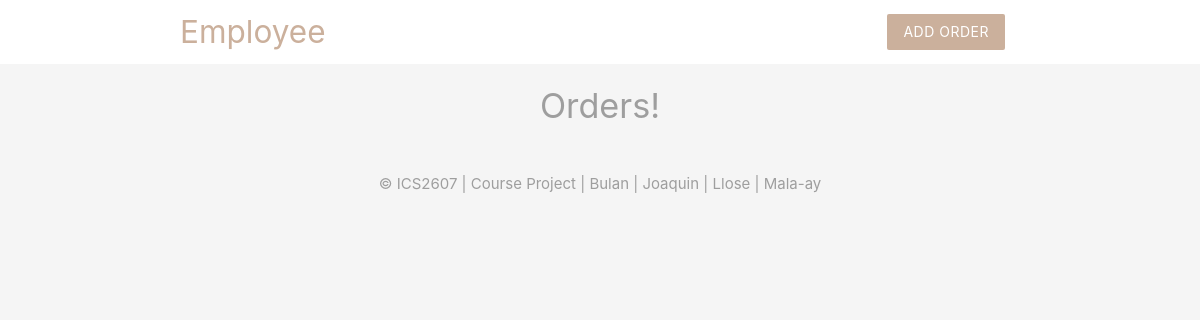
Page /employee/index.php on the earlier database version.
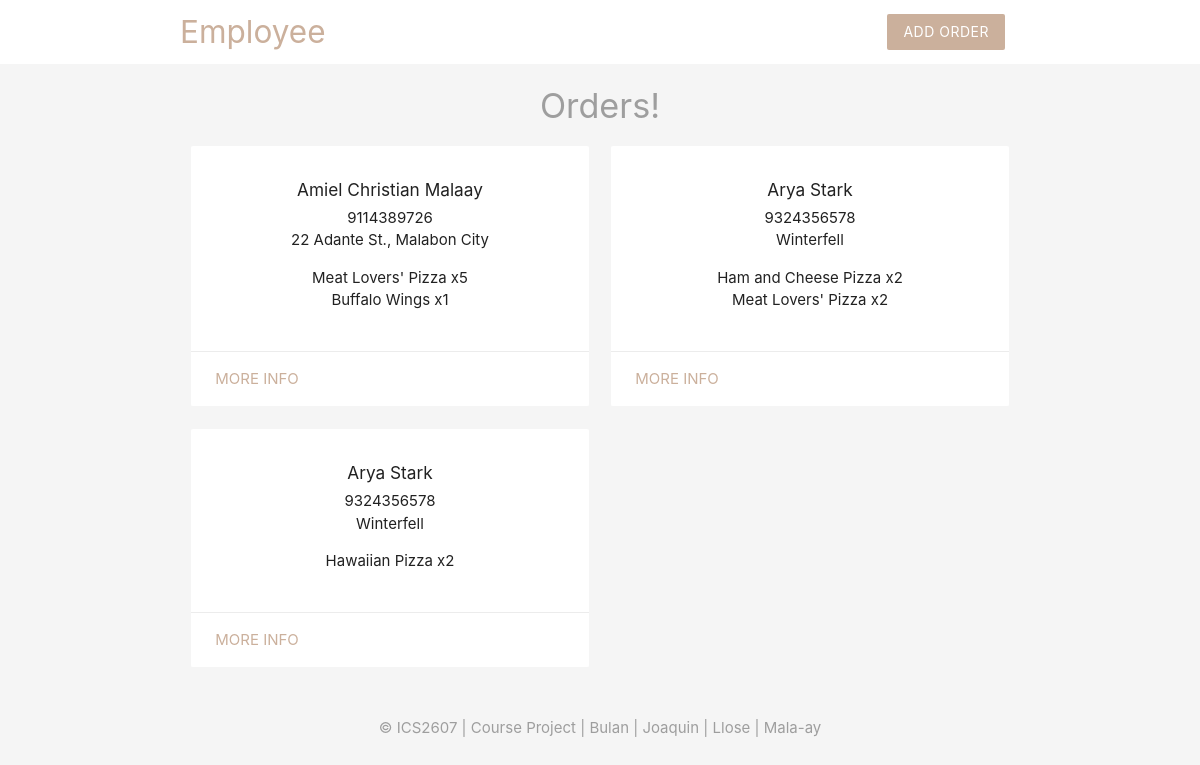
Same page on the later database version.
### tables this page shows
CREATE TABLE `cus_order` (
  `CUS_ID` int(11) NOT NULL,
  `CUS_ADDRESS` varchar(100) NOT NULL,
  `CUS_NAME` varchar(50) NOT NULL,
  `CUS_CONTACT_NO` bigint(20) NOT NULL,
  `ORDER_ID` int(11) NOT NULL,
  `ORDER_TIME` datetime NOT NULL DEFAULT current_timestamp(),
  `ORDER_COST` int(11) NOT NULL,
  `ORDER_DETAILS` text NOT NULL
);

### employee/index.php (the view, shortened to what this page needs)
<?php
   include('config/db_connect.php');
    $sql = 'SELECT CUS_NAME, ORDER_DETAILS, ORDER_ID, CUS_CONTACT_NO, CUS_ADDRESS FROM cus_order ORDER BY ORDER_TIME';
    $result = mysqli_query($conn, $sql);
    $orders = mysqli_fetch_all($result, MYSQLI_ASSOC);
 ?>
 <!DOCTYPE html>
 <html>
 	<?php include 'Temps/header.php'; ?>
    <h4 class="center grey-text">Orders!</h4>
    <div class="container">
        <div class="row">
            <?php foreach ($orders as $order ): ?>
                <div class="col s6 md3">
                    <div class="card z-depth-0">
                        <div class="card-content center">
                            <h6><?php echo htmlspecialchars($order['CUS_NAME']) ?></h6>
                            <div><?php echo htmlspecialchars($order['CUS_CONTACT_NO']) ?></div>
                            <div><?php echo htmlspecialchars($order['CUS_ADDRESS']) ?></div>
                            <ul>
                                <?php foreach(explode(',', $order['ORDER_DETAILS']) as $ord): ?>
                                    <li><?php echo htmlspecialchars($ord); ?></li>
                                <?php endforeach; ?>
                            </ul>
                        </div>
                        <div class="card-action right-algin">
                            <a class="brand-text" href="details.php?id=<?php echo $order['ORDER_ID'] ?>">more info</a>
                        </div>
                    </div>
                </div>
            <?php endforeach; ?>
        </div>
    </div>
 	<?php include 'Temps/footer.php'; ?>
 </html>

### employee/Temps/header.php (shortened to what this page needs)
<head>
    <link rel="stylesheet" href="https://cdnjs.cloudflare.com/ajax/libs/materialize/1.0.0/css/materialize.min.css">
</head>
    <body class="grey lighten-4">
        <nav class="white z-depth-0">
            <div class="container">
                <a href="index.php" class="brand-logo brand-text">Employee</a>
                <ul id="nav-mobile" class="right hide-on-small-and-down">
                    <li><a href="add.php" class="btn brand z-depth-0">Add Order</a></li>
                </ul>
            </div>
        </nav>

### employee/Temps/footer.php
    <footer class="section">
        <div class="center grey-text">© ICS2607 | Course Project | Bulan | Joaquin | Llose | Mala-ay</div>
    </footer>
</body>

### employee/Temps/header.php (style rules this page uses)
.brand { background: #cbb09c !important; }
.brand-text { color: #cbb09c !important; }

Differences in the rows shown:
added cus_order: CUS_NAME "Amiel Christian Malaay", CUS_CONTACT_NO "9114389726", CUS_ADDRESS "22 Adante St., Malabon City", ORDER_DETAILS "Meat Lovers' Pizza x5", ORDER_DETAILS "Buffalo Wings x1", shown under "Orders!"
added cus_order: CUS_NAME "Arya Stark", CUS_CONTACT_NO "9324356578", CUS_ADDRESS "Winterfell", ORDER_DETAILS "Ham and Cheese Pizza x2", ORDER_DETAILS "Meat Lovers' Pizza x2", shown under "Orders!"
added cus_order: CUS_NAME "Arya Stark", CUS_CONTACT_NO "9324356578", CUS_ADDRESS "Winterfell", ORDER_DETAILS "Hawaiian Pizza x2"
